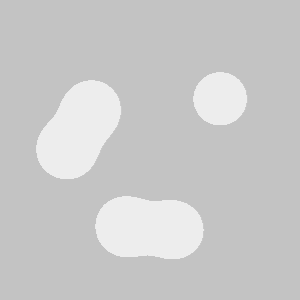
Frame 1 (no input)
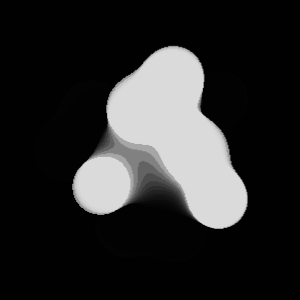
Frame 60 (no input)
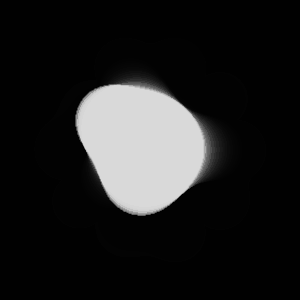
Frame 120 (the mouse pressed at the canvas centre since frame 60)

The p5.js sketch that drew these frames (run headless with seeded random() and noise() and a simulated clock; from frame 60 on, the mouse is pressed at the canvas centre):

// p5.js sketch
// ── sketch.js
const RADIUS = 25;
const BUBBLES = 5;
const JIGGLE_FREQUENCY = 0.02;
const JIGGLE_DISTANCE = 3.5 * RADIUS;
const FILL = true;

const CELL_SIZE = 1;

const MARGIN = RADIUS;
const D = func(RADIUS);


let blobs;

function setup() {
    createCanvas(300, 300);
    //noFill();
    blobs = [new Blob(width / 2, height / 2)];

}

function draw() {
    background(0, 60);
    blobs.forEach(
        blob => blob.draw()
    );
}

function func(dist) {
    return 1 / (dist * dist);
}

class Blob {
    constructor(x, y) {
        this.points = new Array(BUBBLES).fill(null).map(() => new Point(x, y));
        this.x = x;
        this.y = y;

        this.biases = new Array(BUBBLES).fill(null).map(() => random(TWO_PI / JIGGLE_FREQUENCY));
        this.updateDimensions();
    }

    updateDimensions() {
        let x1, y1, x2, y2;

        x1 = this.points[0].x;
        y1 = this.points[0].y;
        x2 = this.points[0].x;
        y2 = this.points[0].y;

        for (let i = 1; i < this.points.length; i++) {
            let p = this.points[i];
            x1 = min(x1, p.x);
            y1 = min(y1, p.y);

            x2 = max(x2, p.x);
            y2 = max(y2, p.y);
        }

        this.leftTop = new Point(x1 - RADIUS - MARGIN, y1 - RADIUS - MARGIN);
        this.widht = x2 - this.leftTop.x + RADIUS + MARGIN;
        this.height = y2 - this.leftTop.y + RADIUS + MARGIN;
    }

    jiggle() {
        for (let i = 0, a = 0; i < BUBBLES; i++, a += TWO_PI / BUBBLES) {
            let point = this.points[i];
            point.x = this.x + cos(a) * JIGGLE_DISTANCE * sin(JIGGLE_FREQUENCY * this.biases[i]++);
            point.y = this.y + sin(a) * JIGGLE_DISTANCE * sin(JIGGLE_FREQUENCY * this.biases[i]++);
        }
        this.updateDimensions();
    }


    _indexX(i) {
        return this.leftTop.x + i * CELL_SIZE;
    }

    _indexY(j) {
        return this.leftTop.y + j * CELL_SIZE;
    }


    _scan() {
        let pixs = [];
        for (let i = 0; i * CELL_SIZE <= this.widht; i++) {
            pixs[i] = [];
            let x = this._indexX(i);
            for (let j = 0; j * CELL_SIZE <= this.height; j++) {
                let y = this._indexY(j);
                let s = this.points.map(p => this.val(p, x, y)).reduce((a, b) => a + b, 0);
                pixs[i][j] = s >= D;
            }
        }
        return pixs;
    }

    _toPixs() {
        let pixs = this._scan();
        if (!FILL) {
            let copyPixs1 = [];
            let copyPixs2 = [];
            for (let i = 0; i < pixs.length; i++) {
                copyPixs1[i] = pixs[i].slice();
                copyPixs2[i] = pixs[i].slice();
            }
            for (let i = 1; i < pixs.length - 1; i++) {
                for (let j = 1; j < pixs[i].length - 1; j++) {
                    if (pixs[i][j - 1] && pixs[i][j + 1]) {
                        copyPixs1[i][j] = false;
                    }
                }
            }
            for (let j = 1; j < pixs[0].length - 1; j++) {
                for (let i = 1; i < pixs.length - 1; i++) {
                    if (pixs[i - 1][j] && pixs[i + 1][j]) {
                        copyPixs2[i][j] = false;
                    }
                }
            }
            for (let i = 0; i < pixs.length; i++) {
                for (let j = 0; j < pixs[i].length; j++) {
                    pixs[i][j] = copyPixs1[i][j] || copyPixs2[i][j];
                }
            }
        }
        return pixs;
    }

    draw() {
        this.jiggle();

        stroke(255);
        this._drawPixs(this._toPixs());

        //stroke(color(255, 0, 0));
        //this.points.forEach(p => ellipse(p.x, p.y, 2 * RADIUS));
    }

    _drawPixs(pixs) {
        for (let i = 0; i < pixs.length; i++) {
            let x = this._indexX(i);
            for (let j = 0; j < pixs[i].length; j++) {
                let y = this._indexY(j);
                if (pixs[i][j]) {
                    if (CELL_SIZE === 1)
                        point(x, y);
                    else
                        rect(x, y, CELL_SIZE, CELL_SIZE);
                }
            }
        }
    }

    val(center, x, y) {
        let dx = center.x - x;
        let dy = center.y - y;
        return func(sqrt(dx * dx + dy * dy));
    }

}

class Point {
    constructor(x, y) {
        this.x = x;
        this.y = y;
    }
}
